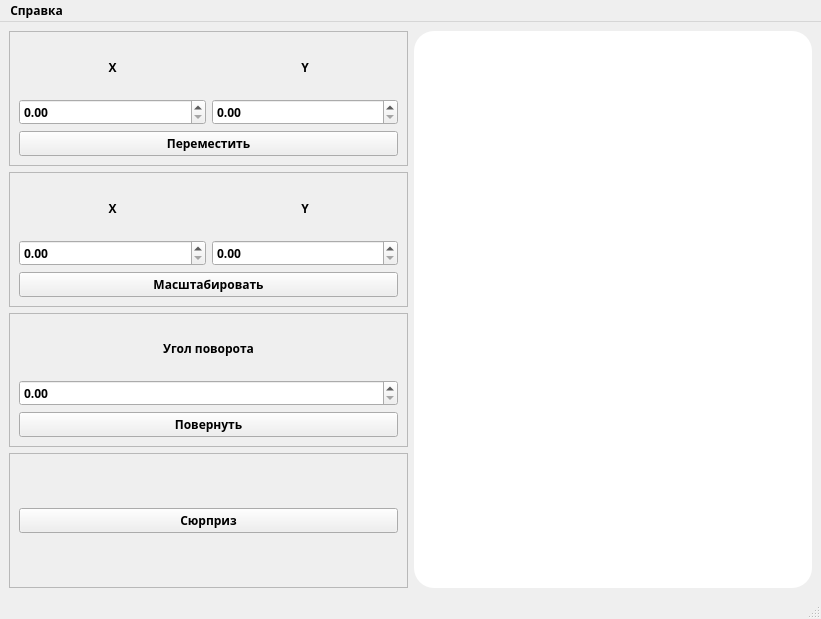
<?xml version="1.0" encoding="UTF-8"?>
<ui version="4.0">
 <class>MainWindow</class>
 <widget class="QMainWindow" name="MainWindow">
  <property name="geometry">
   <rect>
    <x>0</x>
    <y>0</y>
    <width>821</width>
    <height>619</height>
   </rect>
  </property>
  <property name="font">
   <font>
    <family>Comfortaa</family>
    <bold>true</bold>
   </font>
  </property>
  <property name="windowTitle">
   <string>Студент дипсиков coreeeeeee</string>
  </property>
  <property name="styleSheet">
   <string notr="true">QMainWindow &gt; QWidget {
    background-color: rgb(202, 212, 255);
}

QFrame {
    font-family: &quot;Comfortaa&quot;;
    font-size: 13pt;
    color: rgb(50, 23, 91);
    border-radius: 10px;
    padding: 10px;
    background-color: rgb(238, 236, 255);
}

QPushButton {
	font-family: &quot;Comfortaa&quot;;
	font-size: 12pt;
	font-weight: 700;
    color: rgb(50, 23, 91);
	border: none;
	border-radius: 7px;
	padding: 7px 0;
	background-color: rgb(192, 197, 242);
}

QDoubleSpinBox {
    border-radius: 7px;
	border: 2px solid rgb(192, 197, 242);
    padding: 3px 7px;
}

QDoubleSpinBox::up-button, QDoubleSpinBox::down-button {
    width: 18px;
    border: none;
    background-color: transparent;
}

QDoubleSpinBox::up-arrow {
    image: url(:/icons/up-arrow-simple.svg);
    width: 10px;
    height: 10px;
}

QDoubleSpinBox::down-arrow {
    image: url(:/icons/down-arrow-simple.svg);
    width: 10px;
    height: 10px;
}</string>
  </property>
  <widget class="QWidget" name="centralwidget">
   <layout class="QGridLayout" name="gridLayout_2">
    <item row="2" column="0">
     <widget class="QFrame" name="frame_5">
      <property name="minimumSize">
       <size>
        <width>0</width>
        <height>0</height>
       </size>
      </property>
      <property name="frameShape">
       <enum>QFrame::Shape::StyledPanel</enum>
      </property>
      <property name="frameShadow">
       <enum>QFrame::Shadow::Raised</enum>
      </property>
      <layout class="QGridLayout" name="gridLayout_7">
       <item row="2" column="0" colspan="2">
        <widget class="QPushButton" name="ButtonRotate">
         <property name="text">
          <string>Повернуть</string>
         </property>
        </widget>
       </item>
       <item row="1" column="0" colspan="2">
        <widget class="QDoubleSpinBox" name="RotationInput"/>
       </item>
       <item row="0" column="0" colspan="2">
        <widget class="QLabel" name="label_5">
         <property name="minimumSize">
          <size>
           <width>0</width>
           <height>0</height>
          </size>
         </property>
         <property name="text">
          <string>Угол поворота</string>
         </property>
         <property name="alignment">
          <set>Qt::AlignmentFlag::AlignCenter</set>
         </property>
        </widget>
       </item>
      </layout>
     </widget>
    </item>
    <item row="1" column="0">
     <widget class="QFrame" name="frame_3">
      <property name="minimumSize">
       <size>
        <width>0</width>
        <height>0</height>
       </size>
      </property>
      <property name="frameShape">
       <enum>QFrame::Shape::StyledPanel</enum>
      </property>
      <property name="frameShadow">
       <enum>QFrame::Shadow::Raised</enum>
      </property>
      <layout class="QGridLayout" name="gridLayout_6">
       <item row="0" column="0">
        <widget class="QLabel" name="label_3">
         <property name="minimumSize">
          <size>
           <width>0</width>
           <height>0</height>
          </size>
         </property>
         <property name="text">
          <string>X</string>
         </property>
         <property name="alignment">
          <set>Qt::AlignmentFlag::AlignCenter</set>
         </property>
        </widget>
       </item>
       <item row="2" column="0" colspan="2">
        <widget class="QPushButton" name="pushButton_3">
         <property name="text">
          <string>Масштабировать</string>
         </property>
        </widget>
       </item>
       <item row="1" column="0">
        <widget class="QDoubleSpinBox" name="doubleSpinBox_4"/>
       </item>
       <item row="0" column="1">
        <widget class="QLabel" name="label_4">
         <property name="minimumSize">
          <size>
           <width>0</width>
           <height>0</height>
          </size>
         </property>
         <property name="text">
          <string>Y</string>
         </property>
         <property name="alignment">
          <set>Qt::AlignmentFlag::AlignCenter</set>
         </property>
        </widget>
       </item>
       <item row="1" column="1">
        <widget class="QDoubleSpinBox" name="doubleSpinBox_3"/>
       </item>
      </layout>
     </widget>
    </item>
    <item row="3" column="0">
     <widget class="QFrame" name="frame">
      <property name="frameShape">
       <enum>QFrame::Shape::StyledPanel</enum>
      </property>
      <property name="frameShadow">
       <enum>QFrame::Shadow::Raised</enum>
      </property>
      <layout class="QGridLayout" name="gridLayout">
       <item row="0" column="0">
        <widget class="QPushButton" name="pushButton">
         <property name="text">
          <string>Сюрприз</string>
         </property>
        </widget>
       </item>
      </layout>
     </widget>
    </item>
    <item row="0" column="0">
     <widget class="QFrame" name="frame_2">
      <property name="minimumSize">
       <size>
        <width>0</width>
        <height>0</height>
       </size>
      </property>
      <property name="frameShape">
       <enum>QFrame::Shape::StyledPanel</enum>
      </property>
      <property name="frameShadow">
       <enum>QFrame::Shadow::Raised</enum>
      </property>
      <layout class="QGridLayout" name="gridLayout_5">
       <item row="2" column="0" colspan="2">
        <widget class="QPushButton" name="pushButton_2">
         <property name="text">
          <string>Переместить</string>
         </property>
        </widget>
       </item>
       <item row="0" column="1">
        <widget class="QLabel" name="label_2">
         <property name="minimumSize">
          <size>
           <width>0</width>
           <height>0</height>
          </size>
         </property>
         <property name="text">
          <string>Y</string>
         </property>
         <property name="alignment">
          <set>Qt::AlignmentFlag::AlignCenter</set>
         </property>
        </widget>
       </item>
       <item row="0" column="0">
        <widget class="QLabel" name="label">
         <property name="minimumSize">
          <size>
           <width>0</width>
           <height>0</height>
          </size>
         </property>
         <property name="text">
          <string>X</string>
         </property>
         <property name="alignment">
          <set>Qt::AlignmentFlag::AlignCenter</set>
         </property>
        </widget>
       </item>
       <item row="1" column="1">
        <widget class="QDoubleSpinBox" name="doubleSpinBox_2"/>
       </item>
       <item row="1" column="0">
        <widget class="QDoubleSpinBox" name="doubleSpinBox"/>
       </item>
      </layout>
     </widget>
    </item>
    <item row="0" column="1" rowspan="4">
     <widget class="Canvas" name="canvas" native="true">
      <property name="styleSheet">
       <string notr="true">background-color: rgb(255, 255, 255);
border-radius: 20px;</string>
      </property>
     </widget>
    </item>
   </layout>
  </widget>
  <widget class="QMenuBar" name="menubar">
   <property name="geometry">
    <rect>
     <x>0</x>
     <y>0</y>
     <width>821</width>
     <height>24</height>
    </rect>
   </property>
   <widget class="QMenu" name="menu">
    <property name="title">
     <string>Справка</string>
    </property>
   </widget>
   <addaction name="menu"/>
  </widget>
  <widget class="QStatusBar" name="statusbar"/>
 </widget>
 <customwidgets>
  <customwidget>
   <class>Canvas</class>
   <extends>QWidget</extends>
   <header>canvas.hpp</header>
   <container>1</container>
  </customwidget>
 </customwidgets>
 <resources/>
 <connections/>
</ui>
